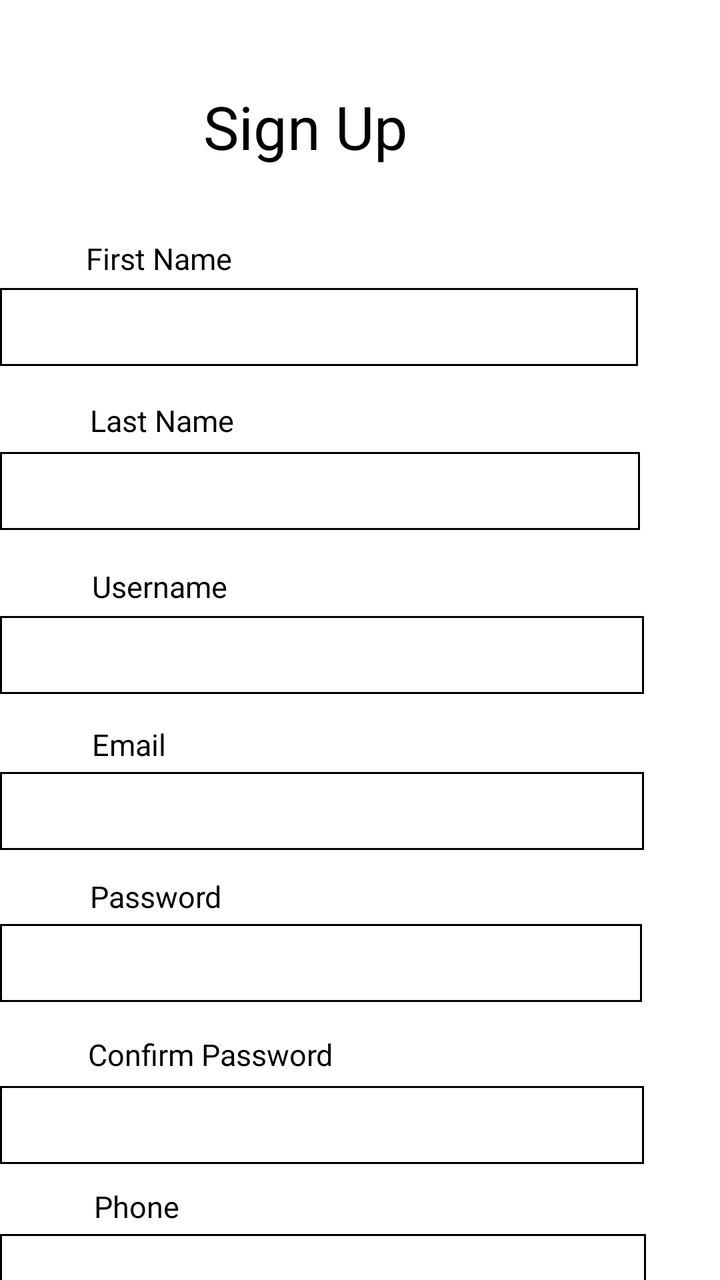
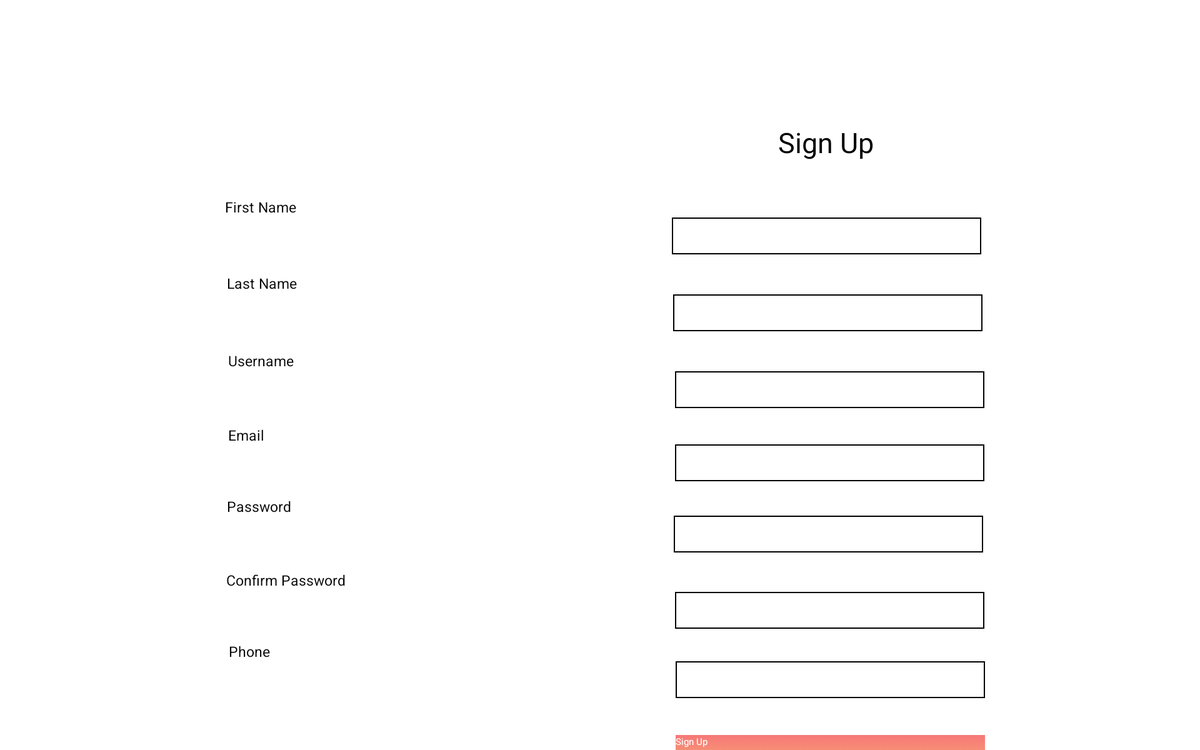

An Android layout and its configuration variant, each rendered on a device that would load it. The default file and the variant file are quoted in full after the pictures.
<!-- AndroidManifest.xml: application theme Theme.MarketPlace -->
<!-- res/layout/activity_sign_up.xml -->
<?xml version="1.0" encoding="utf-8"?>
<androidx.drawerlayout.widget.DrawerLayout xmlns:android="http://schemas.android.com/apk/res/android"
    xmlns:app="http://schemas.android.com/apk/res-auto"
    xmlns:tools="http://schemas.android.com/tools"
    android:id="@+id/drawer_layout"
    android:layout_width="match_parent"
    android:layout_height="match_parent"
    android:fitsSystemWindows="true">
    

    <LinearLayout
        android:layout_width="match_parent"
        android:layout_height="match_parent"
        android:layout_alignParentEnd="true"
        android:layout_alignParentBottom="true"
        android:layout_marginEnd="0dp"
        android:layout_marginBottom="0dp"
        android:orientation="vertical">

        <androidx.appcompat.widget.Toolbar
            android:id="@+id/toolbar"
            android:layout_width="match_parent"
            android:layout_height="?attr/actionBarSize"
            android:background="@color/black"
            android:elevation="4dp">

            <ImageView
                android:layout_width="wrap_content"
                android:layout_height="wrap_content"
                android:layout_gravity="center"
                android:contentDescription="@string/logo"
                android:src="@drawable/logo4" />

        </androidx.appcompat.widget.Toolbar>

        <ScrollView
            android:layout_width="match_parent"
            android:layout_height="match_parent"
            android:background="@color/white"
            android:fillViewport="true">

            <RelativeLayout
                android:layout_width="match_parent"
                android:layout_height="wrap_content"
                android:layout_alignParentEnd="true"
                android:layout_alignParentBottom="true"
                android:layout_marginEnd="2dp"
                android:layout_marginBottom="-53dp"
                android:background="@color/white">

                <TextView
                    android:layout_width="wrap_content"
                    android:layout_height="wrap_content"
                    android:layout_alignParentTop="true"
                    android:layout_alignParentEnd="true"
                    android:layout_marginTop="43dp"
                    android:layout_marginEnd="154dp"
                    android:text="Sign Up"
                    android:textColor="@color/black"
                    android:textSize="30sp" />

                <TextView
                    android:layout_width="wrap_content"
                    android:layout_height="wrap_content"
                    android:layout_alignParentStart="true"
                    android:layout_alignParentTop="true"
                    android:layout_marginStart="43dp"
                    android:layout_marginTop="119dp"
                    android:text="First Name"
                    android:textColor="@color/black"
                    android:textSize="15sp" />

                <EditText
                    android:id="@+id/fname_field"
                    android:layout_width="330dp"
                    android:layout_height="39dp"
                    android:layout_alignParentTop="true"
                    android:layout_alignParentEnd="true"
                    android:layout_marginTop="144dp"
                    android:layout_marginEnd="39dp"
                    android:background="@drawable/edit_text_border"
                    android:textColor="@color/black"
                    android:textColorHint="#908D8D" />

                <TextView
                    android:layout_width="wrap_content"
                    android:layout_height="wrap_content"
                    android:layout_alignParentStart="true"
                    android:layout_alignParentTop="true"
                    android:layout_marginStart="45dp"
                    android:layout_marginTop="200dp"
                    android:text="Last Name"
                    android:textColor="@color/black"
                    android:textSize="15sp" />

                <EditText
                    android:id="@+id/lname_field"
                    android:layout_width="330dp"
                    android:layout_height="39dp"
                    android:layout_alignParentTop="true"
                    android:layout_alignParentEnd="true"
                    android:layout_marginTop="226dp"
                    android:layout_marginEnd="38dp"
                    android:background="@drawable/edit_text_border"
                    android:textColor="@color/black"
                    android:textColorHint="#908D8D" />

                <TextView
                    android:layout_width="wrap_content"
                    android:layout_height="wrap_content"
                    android:layout_alignParentStart="true"
                    android:layout_alignParentTop="true"
                    android:layout_marginStart="46dp"
                    android:layout_marginTop="283dp"
                    android:text="Username"
                    android:textColor="@color/black"
                    android:textSize="15sp" />

                <EditText
                    android:id="@+id/uname_field"
                    android:layout_width="330dp"
                    android:layout_height="39dp"
                    android:layout_alignParentTop="true"
                    android:layout_alignParentEnd="true"
                    android:layout_marginTop="308dp"
                    android:layout_marginEnd="36dp"
                    android:background="@drawable/edit_text_border"
                    android:textColor="@color/black"
                    android:textColorHint="#908D8D" />

                <TextView
                    android:layout_width="wrap_content"
                    android:layout_height="wrap_content"
                    android:layout_alignParentStart="true"
                    android:layout_alignParentTop="true"
                    android:layout_marginStart="46dp"
                    android:layout_marginTop="362dp"
                    android:text="Email"
                    android:textColor="@color/black"
                    android:textSize="15sp" />

                <EditText
                    android:id="@+id/email_field"
                    android:layout_width="330dp"
                    android:layout_height="39dp"
                    android:layout_alignParentTop="true"
                    android:layout_alignParentEnd="true"
                    android:layout_marginTop="386dp"
                    android:layout_marginEnd="36dp"
                    android:background="@drawable/edit_text_border"
                    android:textColor="@color/black"
                    android:textColorHint="#908D8D" />

                <TextView
                    android:layout_width="wrap_content"
                    android:layout_height="wrap_content"
                    android:layout_alignParentStart="true"
                    android:layout_alignParentTop="true"
                    android:layout_marginStart="45dp"
                    android:layout_marginTop="438dp"
                    android:text="Password"
                    android:textColor="@color/black"
                    android:textSize="15sp" />

                <EditText
                    android:id="@+id/password_field"
                    android:layout_width="330dp"
                    android:layout_height="39dp"
                    android:layout_alignParentTop="true"
                    android:layout_alignParentEnd="true"
                    android:layout_marginTop="462dp"
                    android:layout_marginEnd="37dp"
                    android:background="@drawable/edit_text_border"
                    android:textColor="@color/black"
                    android:textColorHint="#908D8D" />

                <TextView
                    android:layout_width="wrap_content"
                    android:layout_height="wrap_content"
                    android:layout_alignParentStart="true"
                    android:layout_alignParentTop="true"
                    android:layout_marginStart="44dp"
                    android:layout_marginTop="517dp"
                    android:text="Confirm Password"
                    android:textColor="@color/black"
                    android:textSize="15sp" />

                <EditText
                    android:id="@+id/confirm_password_field"
                    android:layout_width="330dp"
                    android:layout_height="39dp"
                    android:layout_alignParentTop="true"
                    android:layout_alignParentEnd="true"
                    android:layout_marginTop="543dp"
                    android:layout_marginEnd="36dp"
                    android:background="@drawable/edit_text_border"
                    android:textColor="@color/black"
                    android:textColorHint="#908D8D" />

                <TextView
                    android:id="@+id/textView18"
                    android:layout_width="wrap_content"
                    android:layout_height="wrap_content"
                    android:layout_alignParentStart="true"
                    android:layout_alignParentTop="true"
                    android:layout_marginStart="47dp"
                    android:layout_marginTop="593dp"
                    android:text="Phone"
                    android:textColor="@color/black"
                    android:textSize="15sp" />

                <EditText
                    android:id="@+id/phone_field"
                    android:layout_width="330dp"
                    android:layout_height="39dp"
                    android:layout_alignParentTop="true"
                    android:layout_alignParentEnd="true"
                    android:layout_marginTop="617dp"
                    android:layout_marginEnd="35dp"
                    android:background="@drawable/edit_text_border"
                    android:textColor="@color/black"
                    android:textColorHint="#908D8D" />

                <Button
                    android:id="@+id/signupPageLogin_btn"
                    android:layout_width="331dp"
                    android:layout_height="wrap_content"
                    android:layout_alignParentEnd="true"
                    android:layout_alignParentBottom="true"
                    android:layout_marginEnd="38dp"
                    android:layout_marginBottom="40dp"
                    android:background="@drawable/signuploginbtn"
                    android:text="Already have an account ? Login Here"
                    android:textColor="@color/black"
                    android:textAllCaps="false" />

                <Button
                    android:id="@+id/signup_btn"
                    android:layout_width="331dp"
                    android:layout_height="wrap_content"
                    android:layout_alignParentEnd="true"
                    android:layout_alignParentBottom="true"
                    android:layout_marginEnd="36dp"
                    android:layout_marginBottom="103dp"
                    android:background="@drawable/gradient_color"
                    android:text="@string/sign_up_text"
                    android:textAllCaps="false" />


            </RelativeLayout>
        </ScrollView>

    </LinearLayout>




    <com.google.android.material.navigation.NavigationView
        android:id="@+id/nav_view"
        android:layout_width="wrap_content"
        android:layout_height="match_parent"
        android:layout_gravity="start"
        app:headerLayout="@layout/nav_header"
        app:menu="@menu/drawer_menu" />


</androidx.drawerlayout.widget.DrawerLayout>
<!-- res/layout/nav_header.xml (included above) -->
<?xml version="1.0" encoding="utf-8"?>
<LinearLayout xmlns:android="http://schemas.android.com/apk/res/android"
    android:layout_width="match_parent"
    android:layout_height="176dp"
    android:background="@color/black"
    android:gravity="bottom"
    android:orientation="vertical"
    android:padding="20dp"
    android:theme="@style/ThemeOverlay.AppCompat.Dark">

    <ImageView
        android:layout_width="match_parent"
        android:layout_height="wrap_content"
        android:src="@mipmap/ic_launcher_round"
        android:layout_marginTop="14dp"
        />

    <TextView
        android:layout_width="match_parent"
        android:layout_height="match_parent"
        android:padding="8dp"
        android:text="@string/user"
        android:textAppearance="@style/TextAppearance.AppCompat.Body1"
        android:gravity="center"
        android:textColor="@color/white"/>


</LinearLayout>
<!-- resources referenced by this layout -->
<resources>
  <color name="black">#FF000000</color>
  <color name="white">#FFFFFFFF</color>
  <!-- drawable edit_text_border (drawable) -->
  <?xml version="1.0" encoding="utf-8"?>
  <shape
      xmlns:android="http://schemas.android.com/apk/res/android"
      android:shape="rectangle">
      <solid
          android:color="@android:color/transparent"/>
      <stroke
          android:color="#000000"
          android:width="1dp"/>
  </shape>
  <!-- drawable gradient_color (drawable) -->
  <?xml version="1.0" encoding="utf-8"?>
  <selector xmlns:android="http://schemas.android.com/apk/res/android">
      <item>
          <shape>
              <gradient android:angle="90"
                  android:startColor="#F7BA6F"
                  android:endColor="#F67878"
                  android:type="linear"/>
          </shape>
      </item>
  </selector>
  <!-- drawable logo4: png bitmap (drawable, 10286 bytes) -->
  <!-- drawable signuploginbtn (drawable) -->
  <?xml version="1.0" encoding="utf-8"?>
  <selector xmlns:android="http://schemas.android.com/apk/res/android">
      <item >
          <shape android:shape="rectangle"  >
              <stroke android:width="1dip"  android:color="@color/YELLOW"  />
          </shape>
      </item>
  </selector>
  <string name="logo" />
  <string name="sign_up_text">Sign Up</string>
  <string name="user">User</string>
  <style name="Theme.MarketPlace" parent="Theme.AppCompat.DayNight.NoActionBar">
          
          <item name="colorPrimary">@color/purple_200</item>
          <item name="colorPrimaryVariant">@color/purple_700</item>
          <item name="colorOnPrimary">@color/black</item>
          
          <item name="colorSecondary">@color/teal_200</item>
          <item name="colorSecondaryVariant">@color/teal_200</item>
          <item name="colorOnSecondary">@color/black</item>
          
          <item name="android:statusBarColor">?attr/colorPrimaryVariant</item>
          
      </style>
  <color name="YELLOW">#FFAB00</color>
  <color name="purple_200">#FFBB86FC</color>
  <color name="purple_700">#FF3700B3</color>
  <color name="teal_200">#FF03DAC5</color>
</resources>
<!-- res/layout-xlarge/activity_sign_up.xml (the author's variant of the layout above) -->
<!-- drawn on a large tablet held sideways -->
<?xml version="1.0" encoding="utf-8"?>
<androidx.drawerlayout.widget.DrawerLayout xmlns:android="http://schemas.android.com/apk/res/android"
    xmlns:app="http://schemas.android.com/apk/res-auto"
    xmlns:tools="http://schemas.android.com/tools"
    android:id="@+id/drawer_layout"
    android:layout_width="match_parent"
    android:layout_height="match_parent"
    android:fitsSystemWindows="true">
    

    <LinearLayout
        android:layout_width="match_parent"
        android:layout_height="match_parent"
        android:layout_alignParentEnd="true"
        android:layout_alignParentBottom="true"
        android:layout_marginEnd="0dp"
        android:layout_marginBottom="0dp"
        android:orientation="vertical">

        <androidx.appcompat.widget.Toolbar
            android:id="@+id/toolbar"
            android:layout_width="match_parent"
            android:layout_height="?attr/actionBarSize"
            android:background="@color/black"
            android:elevation="4dp">

            <ImageView
                android:layout_width="wrap_content"
                android:layout_height="wrap_content"
                android:layout_gravity="center"
                android:contentDescription="@string/logo"
                android:src="@drawable/logo4" />

        </androidx.appcompat.widget.Toolbar>

        <ScrollView
            android:layout_width="match_parent"
            android:layout_height="match_parent"
            android:background="@color/white"
            android:fillViewport="true">

            <RelativeLayout
                android:layout_width="match_parent"
                android:layout_height="wrap_content"
                android:layout_alignParentEnd="true"
                android:layout_alignParentBottom="true"
                android:layout_marginEnd="2dp"
                android:layout_marginBottom="-93dp"
                android:background="@color/white">

                <TextView
                    android:layout_width="wrap_content"
                    android:layout_height="wrap_content"
                    android:layout_alignParentTop="true"
                    android:layout_alignParentEnd="true"
                    android:layout_marginTop="131dp"
                    android:layout_marginEnd="346dp"
                    android:text="Sign Up"
                    android:textColor="@color/black"
                    android:textSize="30sp" />

                <TextView
                    android:layout_width="wrap_content"
                    android:layout_height="wrap_content"
                    android:layout_alignParentStart="true"
                    android:layout_alignParentTop="true"
                    android:layout_marginStart="240dp"
                    android:layout_marginTop="210dp"
                    android:text="First Name"
                    android:textColor="@color/black"
                    android:textSize="15sp" />

                <TextView
                    android:layout_width="wrap_content"
                    android:layout_height="wrap_content"
                    android:layout_alignParentStart="true"
                    android:layout_alignParentTop="true"
                    android:layout_marginStart="243dp"
                    android:layout_marginTop="374dp"
                    android:text="Username"
                    android:textColor="@color/black"
                    android:textSize="15sp" />

                <TextView
                    android:layout_width="wrap_content"
                    android:layout_height="wrap_content"
                    android:layout_alignParentStart="true"
                    android:layout_alignParentTop="true"
                    android:layout_marginStart="243dp"
                    android:layout_marginTop="453dp"
                    android:text="Email"
                    android:textColor="@color/black"
                    android:textSize="15sp" />

                <TextView
                    android:layout_width="wrap_content"
                    android:layout_height="wrap_content"
                    android:layout_alignParentStart="true"
                    android:layout_alignParentTop="true"
                    android:layout_marginStart="242dp"
                    android:layout_marginTop="529dp"
                    android:text="Password"
                    android:textColor="@color/black"
                    android:textSize="15sp" />

                <TextView
                    android:layout_width="wrap_content"
                    android:layout_height="wrap_content"
                    android:layout_alignParentStart="true"
                    android:layout_alignParentTop="true"
                    android:layout_marginStart="241dp"
                    android:layout_marginTop="608dp"
                    android:text="Confirm Password"
                    android:textColor="@color/black"
                    android:textSize="15sp" />

                <TextView
                    android:id="@+id/textView18"
                    android:layout_width="wrap_content"
                    android:layout_height="wrap_content"
                    android:layout_alignParentStart="true"
                    android:layout_alignParentTop="true"
                    android:layout_marginStart="244dp"
                    android:layout_marginTop="684dp"
                    android:text="Phone"
                    android:textColor="@color/black"
                    android:textSize="15sp" />

                <EditText
                    android:id="@+id/fname_field"
                    android:layout_width="330dp"
                    android:layout_height="39dp"
                    android:layout_alignParentTop="true"
                    android:layout_alignParentEnd="true"
                    android:layout_marginTop="232dp"
                    android:layout_marginEnd="231dp"
                    android:background="@drawable/edit_text_border"
                    android:textColor="@color/black"
                    android:textColorHint="#908D8D" />

                <EditText
                    android:id="@+id/lname_field"
                    android:layout_width="330dp"
                    android:layout_height="39dp"
                    android:layout_alignParentTop="true"
                    android:layout_alignParentEnd="true"
                    android:layout_marginTop="314dp"
                    android:layout_marginEnd="230dp"
                    android:background="@drawable/edit_text_border"
                    android:textColor="@color/black"
                    android:textColorHint="#908D8D" />

                <EditText
                    android:id="@+id/uname_field"
                    android:layout_width="330dp"
                    android:layout_height="39dp"
                    android:layout_alignParentTop="true"
                    android:layout_alignParentEnd="true"
                    android:layout_marginTop="396dp"
                    android:layout_marginEnd="228dp"
                    android:background="@drawable/edit_text_border"
                    android:textColor="@color/black"
                    android:textColorHint="#908D8D" />

                <EditText
                    android:id="@+id/email_field"
                    android:layout_width="330dp"
                    android:layout_height="39dp"
                    android:layout_alignParentTop="true"
                    android:layout_alignParentEnd="true"
                    android:layout_marginTop="474dp"
                    android:layout_marginEnd="228dp"
                    android:background="@drawable/edit_text_border"
                    android:textColor="@color/black"
                    android:textColorHint="#908D8D" />

                <EditText
                    android:id="@+id/password_field"
                    android:layout_width="330dp"
                    android:layout_height="39dp"
                    android:layout_alignParentTop="true"
                    android:layout_alignParentEnd="true"
                    android:layout_marginTop="550dp"
                    android:layout_marginEnd="229dp"
                    android:background="@drawable/edit_text_border"
                    android:textColor="@color/black"
                    android:textColorHint="#908D8D" />

                <EditText
                    android:id="@+id/confirm_password_field"
                    android:layout_width="330dp"
                    android:layout_height="39dp"
                    android:layout_alignParentTop="true"
                    android:layout_alignParentEnd="true"
                    android:layout_marginTop="631dp"
                    android:layout_marginEnd="228dp"
                    android:background="@drawable/edit_text_border"
                    android:textColor="@color/black"
                    android:textColorHint="#908D8D" />

                <EditText
                    android:id="@+id/phone_field"
                    android:layout_width="330dp"
                    android:layout_height="39dp"
                    android:layout_alignParentTop="true"
                    android:layout_alignParentEnd="true"
                    android:layout_marginTop="705dp"
                    android:layout_marginEnd="227dp"
                    android:background="@drawable/edit_text_border"
                    android:textColor="@color/black"
                    android:textColorHint="#908D8D" />

                <Button
                    android:id="@+id/signup_btn"
                    android:layout_width="330dp"
                    android:layout_height="50dp"
                    android:layout_alignParentTop="true"
                    android:layout_alignParentEnd="true"
                    android:layout_marginTop="784dp"
                    android:layout_marginEnd="227dp"
                    android:textColor="@color/white"
                    android:textColorHint="#908D8D"
                    android:background="@drawable/gradient_color"
                    android:text="Sign Up"
                    android:textAllCaps="false"/>

                <Button
                    android:id="@+id/signupPageLogin_btn"
                    android:layout_width="330dp"
                    android:layout_height="50dp"
                    android:layout_alignParentTop="true"
                    android:layout_alignParentEnd="true"
                    android:layout_marginTop="844dp"
                    android:layout_marginEnd="227dp"
                    android:background="@drawable/signuploginbtn"
                    android:text="Already have an account ? Login Here"
                    android:textAllCaps="false"
                    android:textColor="@color/black" />

                <TextView
                    android:layout_width="wrap_content"
                    android:layout_height="wrap_content"
                    android:layout_alignParentStart="true"
                    android:layout_alignParentTop="true"
                    android:layout_marginStart="242dp"
                    android:layout_marginTop="291dp"
                    android:text="Last Name"
                    android:textColor="@color/black"
                    android:textSize="15sp" />

            </RelativeLayout>
        </ScrollView>

    </LinearLayout>




    <com.google.android.material.navigation.NavigationView
        android:id="@+id/nav_view"
        android:layout_width="wrap_content"
        android:layout_height="match_parent"
        android:layout_gravity="start"
        app:headerLayout="@layout/nav_header"
        app:menu="@menu/drawer_menu" />


</androidx.drawerlayout.widget.DrawerLayout>
<!-- resources referenced by the variant -->
<!-- as a large tablet held sideways resolves them -->
<resources>
  <color name="black">#FF000000</color>
  <color name="white">#FFFFFFFF</color>
  <!-- drawable edit_text_border (drawable) -->
  <?xml version="1.0" encoding="utf-8"?>
  <shape
      xmlns:android="http://schemas.android.com/apk/res/android"
      android:shape="rectangle">
      <solid
          android:color="@android:color/transparent"/>
      <stroke
          android:color="#000000"
          android:width="1dp"/>
  </shape>
  <!-- drawable gradient_color (drawable) -->
  <?xml version="1.0" encoding="utf-8"?>
  <selector xmlns:android="http://schemas.android.com/apk/res/android">
      <item>
          <shape>
              <gradient android:angle="90"
                  android:startColor="#F7BA6F"
                  android:endColor="#F67878"
                  android:type="linear"/>
          </shape>
      </item>
  </selector>
  <!-- drawable logo4: png bitmap (drawable, 10286 bytes) -->
  <!-- drawable signuploginbtn (drawable) -->
  <?xml version="1.0" encoding="utf-8"?>
  <selector xmlns:android="http://schemas.android.com/apk/res/android">
      <item >
          <shape android:shape="rectangle"  >
              <stroke android:width="1dip"  android:color="@color/YELLOW"  />
          </shape>
      </item>
  </selector>
  <string name="logo" />
  <string name="user">User</string>
  <style name="Theme.MarketPlace" parent="Theme.AppCompat.DayNight.NoActionBar">
          
          <item name="colorPrimary">@color/purple_200</item>
          <item name="colorPrimaryVariant">@color/purple_700</item>
          <item name="colorOnPrimary">@color/black</item>
          
          <item name="colorSecondary">@color/teal_200</item>
          <item name="colorSecondaryVariant">@color/teal_200</item>
          <item name="colorOnSecondary">@color/black</item>
          
          <item name="android:statusBarColor">?attr/colorPrimaryVariant</item>
          
      </style>
  <color name="YELLOW">#FFAB00</color>
  <color name="purple_200">#FFBB86FC</color>
  <color name="purple_700">#FF3700B3</color>
  <color name="teal_200">#FF03DAC5</color>
</resources>
